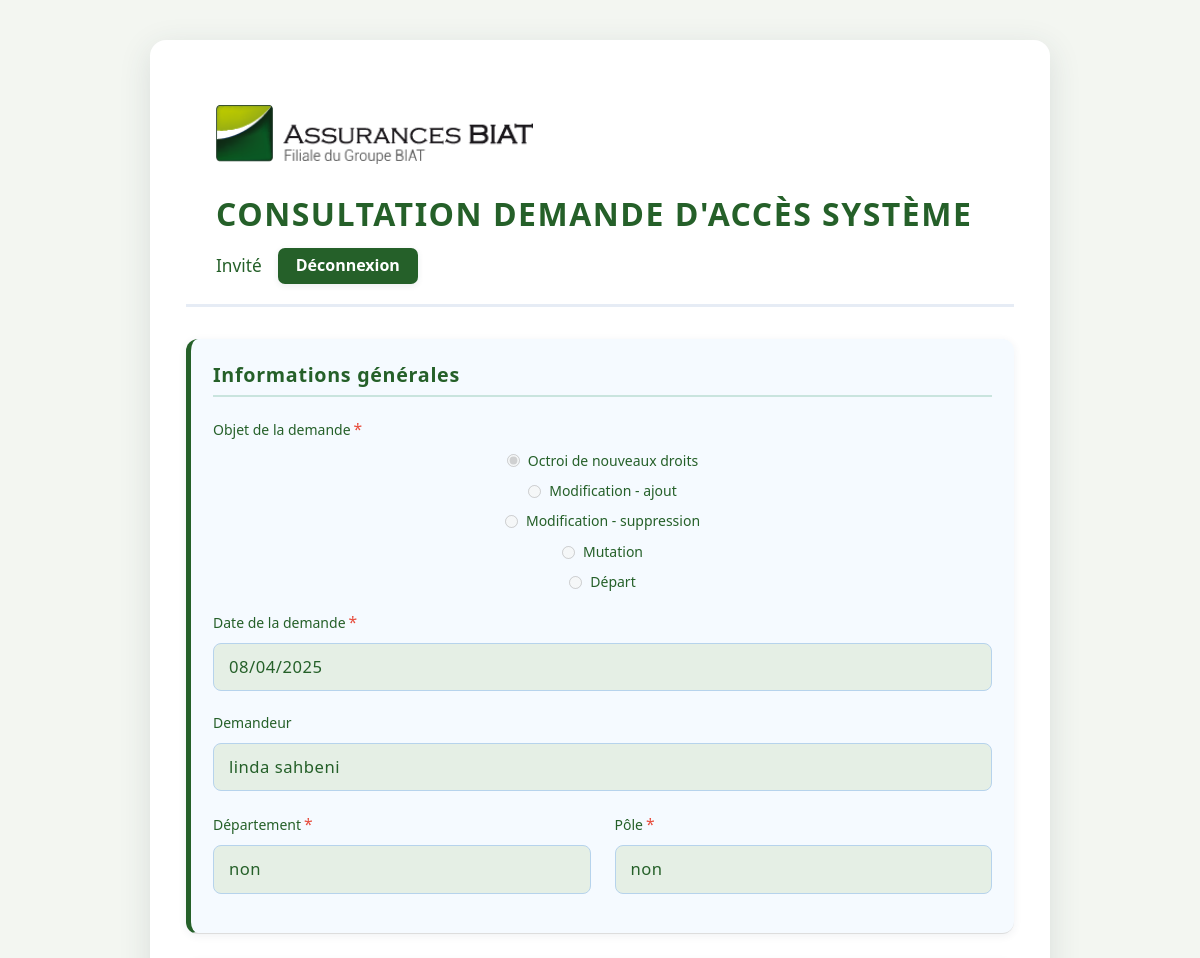
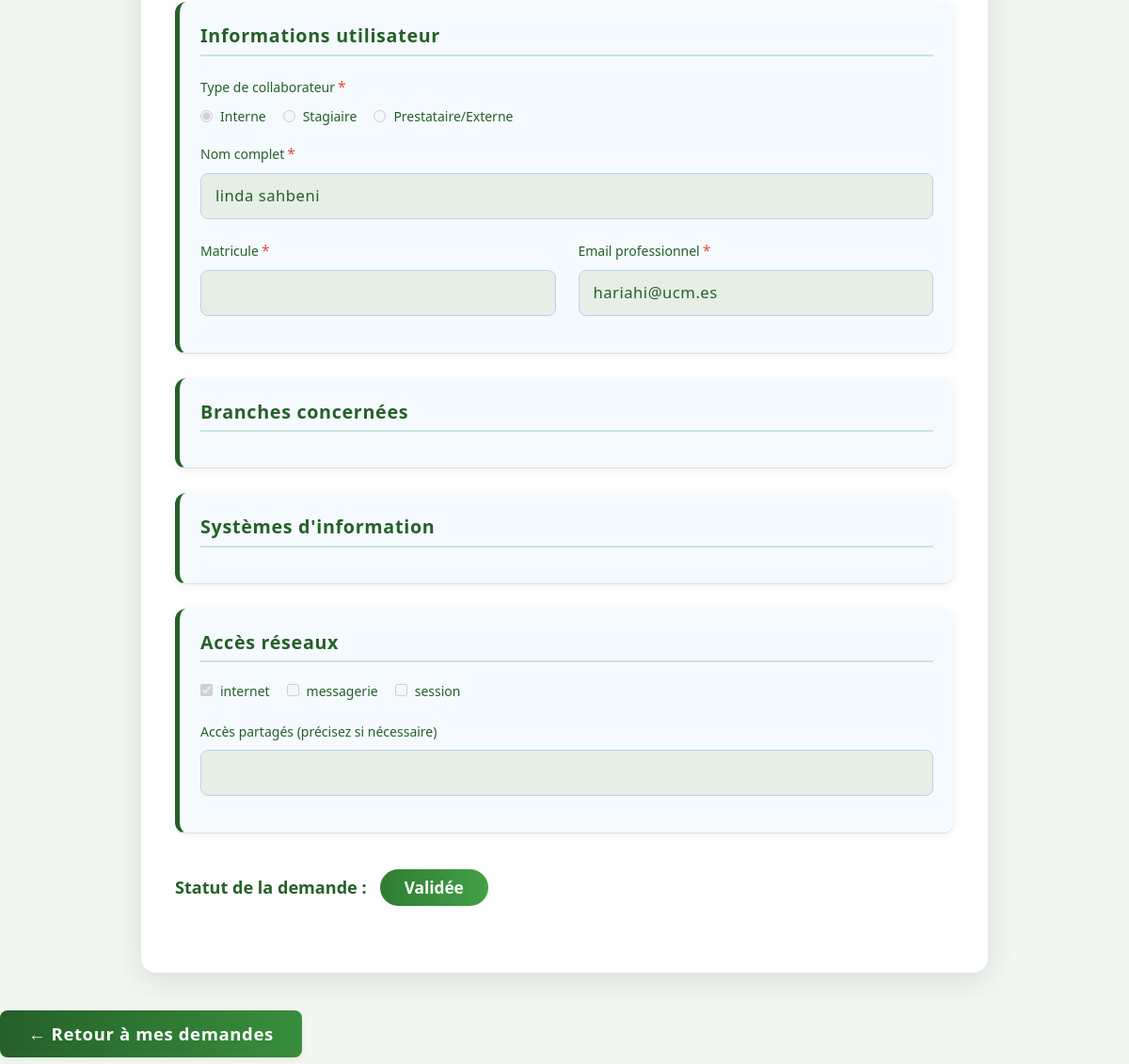
Screenshot of /demande/2/view with the database file from the repository (2 pictures, top to bottom).
### tables this page shows
CREATE TABLE requests (
            id INTEGER PRIMARY KEY AUTOINCREMENT,
            user_id INTEGER NOT NULL,
            objet_demande TEXT NOT NULL,
            date_demande DATE NOT NULL,
            collaborator_type_id INTEGER,
            date_debut_stage DATE,
            date_fin_stage DATE,
            acces_partages TEXT,
            signature TEXT, status TEXT, responsable_id INTEGER, rejection_comment TEXT,
            FOREIGN KEY (user_id) REFERENCES users(id),
            FOREIGN KEY (collaborator_type_id) REFERENCES collaborator_types(id)
        );

CREATE TABLE departments (
            id INTEGER PRIMARY KEY AUTOINCREMENT,
            name TEXT NOT NULL,
            pole_id INTEGER NOT NULL,
            FOREIGN KEY (pole_id) REFERENCES poles(id)
        );

CREATE TABLE poles (
            id INTEGER PRIMARY KEY AUTOINCREMENT,
            name TEXT NOT NULL UNIQUE
        );

CREATE TABLE collaborator_types (
            id INTEGER PRIMARY KEY AUTOINCREMENT,
            name TEXT NOT NULL UNIQUE
        );

CREATE TABLE users (
            id INTEGER PRIMARY KEY AUTOINCREMENT,
            nom TEXT NOT NULL,
            prenom TEXT NOT NULL,
            email TEXT NOT NULL UNIQUE,
            department_id INTEGER,
            pole_id INTEGER,
            password TEXT NOT NULL, role TEXT,
            FOREIGN KEY (department_id) REFERENCES departments(id),
            FOREIGN KEY (pole_id) REFERENCES poles(id)
        );

CREATE TABLE network_accesses (
            id INTEGER PRIMARY KEY AUTOINCREMENT,
            name TEXT NOT NULL UNIQUE
        );

### app.py (the view)
@app.route('/demande/<int:request_id>/view')
def view_demande(request_id):
    conn = sqlite3.connect(DATABASE)
    cursor = conn.cursor()
    row = cursor.execute("SELECT * FROM requests WHERE id=?", (request_id,)).fetchone()
    if not row:
        flash("Demande introuvable.", "danger")
        conn.close()
        return redirect(url_for('mes_demandes'))
    demande = {
        "id": row[0],
        "user_id": row[1],
        "objet_demande": row[2],
        "date_demande": row[3],
        "collaborator_type_id": row[4],
        "date_debut_stage": row[5],
        "date_fin_stage": row[6],
        "acces_partages": row[7] or "",
        "signature": row[8],
        "status": row[9],
        "responsable_id": row[10],
        "rejection_comment": row[11],
    }
    cursor.execute("SELECT nom, prenom, email FROM users WHERE id = ?", (demande["user_id"],))
    user_row = cursor.fetchone()
    if user_row:
        demande["nom_complet"] = f"{user_row[0]} {user_row[1]}"
        demande["demandeur"] = demande["nom_complet"]
        demande["email"] = user_row[2]
    else:
        demande["nom_complet"] = ""
        demande["demandeur"] = ""
        demande["email"] = ""
    cursor.execute("""
        SELECT d.name, p.name
        FROM users u
        LEFT JOIN departments d ON u.department_id = d.id
        LEFT JOIN poles p ON u.pole_id = p.id
        WHERE u.id = ?
    """, (demande["user_id"],))
    dep_pole = cursor.fetchone()
    demande["departement"] = dep_pole[0] if dep_pole else ""
    demande["pole"] = dep_pole[1] if dep_pole else ""
    cursor.execute("SELECT name FROM collaborator_types WHERE id = ?", (demande["collaborator_type_id"],))
    ct = cursor.fetchone()
    demande["collaborator_type"] = ct[0] if ct else ""
    demande["matricule"] = ""
    cursor.execute("""
        SELECT b.name FROM branches_requests br
        JOIN branches b ON br.branch_id = b.id
        WHERE br.request_id = ?
    """, (request_id,))
    demande["branches"] = [r[0] for r in cursor.fetchall()]
    cursor.execute("SELECT name FROM branches ORDER BY name")
    all_branches = [row[0] for row in cursor.fetchall()]
    cursor.execute("""
        SELECT na.name
        FROM request_network_accesses rna
        JOIN network_accesses na ON rna.network_access_id = na.id
        WHERE rna.request_id = ?
    """, (request_id,))
    demande["network_access"] = [r[0] for r in cursor.fetchall()]
    cursor.execute("SELECT name FROM network_accesses ORDER BY name")
    all_network_accesses = [row[0] for row in cursor.fetchall()]
    cursor.execute("""
        SELECT b.name, s.name, p.name, rsp.environment
        FROM request_system_profiles rsp
        JOIN profiles p ON rsp.profile_id = p.id
        JOIN systems s ON rsp.system_id = s.id
        JOIN branches b ON p.branch_id = b.id
        WHERE rsp.request_id = ?
    """, (request_id,))
    profils_env = {}
    for branch, system, profile, env in cursor.fetchall():
        profils_env.setdefault(branch, {}).setdefault(f"{system} - {profile}", []).append(env)
    demande["profils_env"] = profils_env
    for key in [
        "objet_demande", "date_demande", "demandeur", "departement", "pole", "collaborator_type",
        "date_debut_stage", "date_fin_stage", "nom_complet", "matricule", "email",
        "branches", "profils_env", "network_access", "acces_partages"
    ]:
        if key not in demande:
            if key in ["branches", "network_access"]:
                demande[key] = []
            elif key == "profils_env":
                demande[key] = {}
            else:
                demande[key] = ""
    conn.close()
    return render_template(
        'view_demande.html',
        demande=demande,
        all_branches=all_branches,
        all_network_accesses=all_network_accesses
    )

### templates/view_demande.html (shortened to what this page needs)
<!DOCTYPE html>
<html lang="fr">
<head>
  <link href="https://cdn.jsdelivr.net/npm/bootstrap@5.3.3/dist/css/bootstrap.min.css" rel="stylesheet" />
  <link rel="stylesheet" href="{{ url_for('static', filename='css/biat-form.css') }}">
</head>
<body>
  <div class="biat-container">
    <div class="biat-header">
      <div class="biat-header-left">
        <img src="{{ url_for('static', filename='images/logo.png') }}" alt="Assurances BIAT" class="biat-logo" />
      </div>
      <div class="biat-header-center">
        <h1 class="biat-title">CONSULTATION DEMANDE D'ACCÈS SYSTÈME</h1>
      </div>
      <div class="biat-header-right">
        <span>{{ session.get('user') or 'Invité' }}</span>
        <a href="{{ url_for('logout') }}" class="logout-btn">Déconnexion</a>
      </div>
    </div>
    <form>
      <fieldset disabled>
        <div class="biat-form-section">
          <h3 class="biat-section-title">Informations générales</h3>
          <div class="biat-form-group">
            <label class="biat-label biat-required">Objet de la demande</label>
            <div class="biat-radio-group" style="flex-direction: column; gap: 8px;">
              {% for v in ['Octroi de nouveaux droits', 'Modification - ajout', 'Modification - suppression', 'Mutation', 'Départ'] %}
                <label class="biat-radio">
                  <input type="radio" name="objet_demande" value="{{ v }}" {% if demande.objet_demande == v %}checked{% endif %}> {{ v }}
                </label>
              {% endfor %}
            </div>
          </div>
          <div class="biat-form-group">
            <label class="biat-label biat-required">Date de la demande</label>
            <input type="date" name="date_demande" class="biat-input" value="{{ demande.date_demande }}">
          </div>
          <div class="biat-form-group">
            <label class="biat-label">Demandeur</label>
            <input type="text" class="biat-input" value="{{ demande.demandeur }}">
          </div>
          <div class="row">
            <div class="col-md-6">
              <div class="biat-form-group">
                <label class="biat-label biat-required">Département</label>
                <input type="text" name="departement" class="biat-input" value="{{ demande.departement }}">
              </div>
            </div>
            <div class="col-md-6">
              <div class="biat-form-group">
                <label class="biat-label biat-required">Pôle</label>
                <input type="text" name="pole" class="biat-input" value="{{ demande.pole }}">
              </div>
            </div>
          </div>
        </div>
        <div class="biat-form-section">
          <h3 class="biat-section-title">Informations utilisateur</h3>
          <div class="biat-form-group">
            <label class="biat-label biat-required">Type de collaborateur</label>
            <div class="biat-radio-group">
              {% for v, label in [('interne', 'Interne'), ('stagiaire', 'Stagiaire'), ('externe', 'Prestataire/Externe')] %}
                <label class="biat-radio">
                  <input type="radio" name="collaborator_type" value="{{ v }}" {% if demande.collaborator_type == v %}checked{% endif %}>
                  {{ label }}
                </label>
              {% endfor %}
            </div>
          </div>
          <div class="biat-form-group">
            <label class="biat-label biat-required">Nom complet</label>
            <input type="text" name="nom_complet" class="biat-input" value="{{ demande.nom_complet }}">
          </div>
          <div class="row">
            <div class="col-md-6">
              <div class="biat-form-group">
                <label class="biat-label biat-required">Matricule</label>
                <input type="text" name="matricule" class="biat-input" value="{{ demande.matricule }}">
              </div>
            </div>
            <div class="col-md-6">
              <div class="biat-form-group">
                <label class="biat-label biat-required">Email professionnel</label>
                <input type="email" name="email" class="biat-input" value="{{ demande.email }}">
              </div>
            </div>
          </div>
        </div>
        <div class="biat-form-section">
          <h3 class="biat-section-title">Branches concernées</h3>
        </div>
        <div class="biat-form-section">
          <h3 class="biat-section-title">Systèmes d'information</h3>
        </div>
        <div class="biat-form-section">
          <h3 class="biat-section-title">Accès réseaux</h3>
          <div class="biat-checkbox-group">
            {% for net in all_network_accesses %}
              <label class="biat-checkbox">
                <input type="checkbox" {% if net in demande.network_access %}checked{% endif %} disabled>
                {{ net }}
              </label>
            {% endfor %}
          </div>
          <div class="biat-form-group" style="margin-top: 20px;">
            <label class="biat-label">Accès partagés (précisez si nécessaire)</label>
            <input type="text" name="acces_partages" class="biat-input" value="{{ demande.acces_partages }}">
          </div>
        </div>
      </fieldset>
    </form>
    <div class="status-box">
      <strong>Statut de la demande :</strong>
      {% if demande.status == 'validé' %}
        <span class="badge bg-success">Validée</span>
      {% elif demande.status == 'cloturée' %}
        <span class="badge bg-secondary">Clôturée</span>
      {% elif demande.status == 'soumis' %}
        <span class="badge bg-warning text-dark">Soumise</span>
      {% elif demande.status == 'traité' %}
        <span class="badge bg-info text-dark">Traitée</span>
      {% elif demande.status == 'en traitement' %}
        <span class="badge bg-primary">En traitement</span>
      {% else %}
        <span class="badge bg-light text-dark">{{ demande.status }}</span>
      {% endif %}
    </div>
  </div>
  <div style="margin-top: 30px;">
    <a href="{{ url_for('mes_demandes') }}" class="btn btn-primary">
        &#8592; Retour à mes demandes
    </a>
</div>
</body>
</html>

### static/css/biat-form.css (style rules this page uses)
:root { --primary-color: #117A65; --accent-color: #E07A5F; --background-color: #F4F1DE; --text-color: #333333; --medium-gray: #8E8D8A; --success-color: #4CAF50; --warning-color: #F44336; --white: #FFFFFF; }
body { font-family: 'Montserrat', sans-serif; background-color: var(--background-color); color: var(--text-color); line-height: 1.6; }
.biat-container { max-width: 1000px; margin: 30px auto; background: var(--white); box-shadow: 0 0 30px rgba(17, 122, 101, 0.1); border-radius: 8px; overflow: hidden; }
.biat-header { background-color: var(--primary-color); padding: 25px 30px; color: var(--white); display: flex; align-items: center; justify-content: space-between; flex-wrap: wrap; gap: 15px; }
.biat-header-left { display: flex; align-items: center; gap: 15px; }
.logout-btn { background-color: var(--accent-color); border: none; color: var(--white); padding: 8px 16px; font-weight: 600; font-size: 14px; border-radius: 4px; cursor: pointer; transition: background-color 0.3s ease; text-decoration: none; white-space: nowrap; }
.biat-logo { height: 60px; margin-bottom: 15px; }
.biat-title { font-size: 24px; font-weight: 700; margin-bottom: 5px; text-transform: uppercase; }
.biat-form-section { padding: 30px; border-bottom: 1px solid #ddd; }
.biat-section-title { color: var(--primary-color); font-size: 18px; font-weight: 600; margin-bottom: 20px; padding-bottom: 8px; border-bottom: 2px solid #C9E4DE; }
.biat-form-group { margin-bottom: 20px; }
.biat-label { font-weight: 600; color: var(--primary-color); margin-bottom: 8px; display: block; font-size: 14px; }
.biat-input { width: 100%; padding: 10px 12px; border: 1px solid #ccc; border-radius: 4px; font-size: 14px; transition: all 0.3s; }
.biat-radio-group, .biat-checkbox-group { display: flex; flex-wrap: wrap; gap: 15px; align-items: center; }
.biat-radio, .biat-checkbox { display: flex; align-items: center; gap: 8px; font-size: 14px; color: var(--text-color); }
.biat-required:after { content: " *"; color: var(--accent-color); }

### rows the page displays
requests: objet_demande "☑ Octroi de nouveaux droits" "☐ Modification - ajout" "☐ Modification - suppression" "☐ Mutation" "☐ Départ", date_demande "08/04/2025"
departments: departement "non"
poles: pole "non"
collaborator_types: name "☑ Interne" "☐ Stagiaire" "☐ Prestataire/Externe"
users: email "hariahi@ucm.es"
network_accesses: name "☑", name "internet"
network_accesses: name "messagerie"
network_accesses: name "session"

### other values shown
{{ session.get('user') or 'Invité' }} "Invité"
{{ v }} "Octroi de nouveaux droits" "Modification - ajout" "Modification - suppression" "Mutation" "Départ"
{{ label }} "Interne" "Stagiaire" "Prestataire/Externe"
